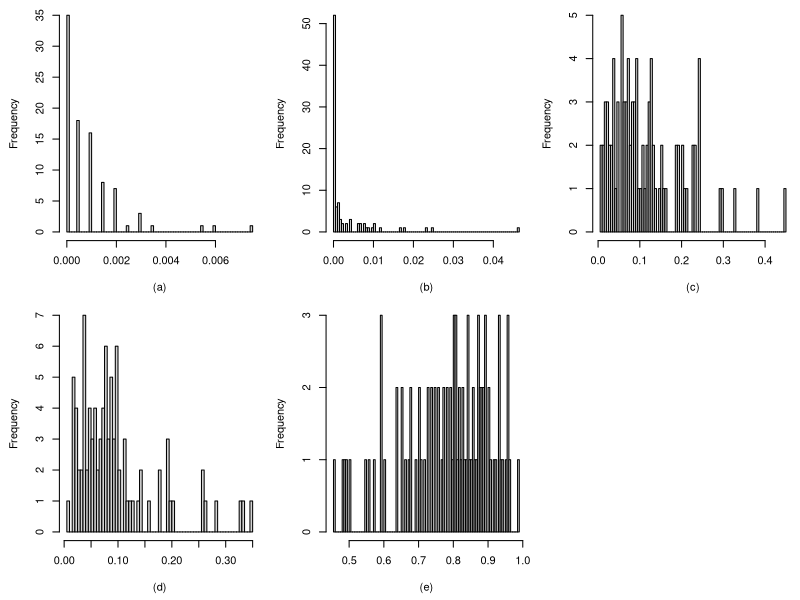

Reproduce this figure in R. (Note: this script raises an error after producing the figure.)
##########################################################
##Input data
##########################################################

library(readxl)
microdata <- read_excel("microbiome_data.xlsx")
View(microdata)
countdata=as.matrix(microdata[,12:31])

#sample size
n=92

#dimension
p=20

#calculate totals
tot=matrix(0,n,1)
for (j in 1:p)
{
 tot=tot+countdata[,j]
}
tot=as.vector(tot)

#proportion data
prop=countdata
for (j in 1:n)
{
	prop[j,]=countdata[j,]/tot[j]
}


##########################################################
##Calculate summary statistics
##########################################################


#means (relative abundances):
mprop=matrix(0,1,p)
for (j in 1:p)
{
	mprop[1,j]=mean(prop[,j])
}
#Actinobacteria: 
mprop[2]
#Proteobacteria:
mprop[13]
#TM7
mprop[16]
#Cyanobacteria/Chloroplast 
mprop[5]

#proportion of zeros in each category
pzero=matrix(0,1,p)
for (j in 1:p)
{
	for (k in 1:n)
	{
		if (countdata[k,j]==0){pzero[1,j]=pzero[1,j]+1}
	}
}
pzero=pzero/n
#Actinobacteria: 
pzero[2]
#Proteobacteria:
pzero[13]
#TM7:
pzero[16]
#Cyanobacteria/Chloroplast:
pzero[5]


##########################################################
##Reduce dimensions to p=5
##########################################################


#calculate 5D dataset
comb=matrix(0,n,5)
comb[,1]=prop[,"TM7"]
comb[,2]=prop[,"Cyanobacteria/Chloroplast"]
comb[,3]=prop[,"Actinobacteria"]
comb[,4]=prop[,"Proteobacteria"]
comb[,5]=abs(1-comb[,1]-comb[,2]-comb[,4]-comb[,3])
propreal=comb


#dimension
p=5

##########################################################
##Histograms: Figure 3 in the article
#########################################################

par(mfrow = c(2,3),mar=c(4.5,4.5,0.5,0.5),cex.axis=1.0)
hist(propreal[,1],nclass=100,main="",xlab="(a)")
hist(propreal[,2],nclass=100,main="",xlab="(b)")
hist(propreal[,3],nclass=100,main="",xlab="(c)")
hist(propreal[,4],nclass=100,main="",xlab="(d)")
hist(propreal[,5],nclass=100,main="",xlab="(e)")
#dev.off()



####################################################################
##Score matching estimator plus standard errors: Table 4
####################################################################

#set beta (this is fixed here)
beta0=matrix(0,p,1)
beta0[1]=-0.8
beta0[2]=-0.85
beta0[3]=0
beta0[4]=-0.2
beta0[5]=0

#a_c for h function:
acut=0.01

#calculate scoring estimate:
estimator=estimator1(propreal,acut,1)
estimate1=estimator$estimator1
print(estimate1)

#estimate of W matrix
W_est=estimator$W_est

#standard errors
std1=estimator1SE(propreal,acut,estimate1,W_est,1)
print(std1)

#estimated parameters
ALs=matrix(0,p-1,p-1)
bL=matrix(0,p-1,1)
sp=p-1
xx=c(1:sp)
ind=combn(xx, 2, FUN = NULL, simplify = TRUE)
qind=length(ind[1,])
for (j in 1:sp)
{
	ALs[j,j]=estimate1[j]
}
true2=estimate1[p:sum(qind,sp)]
for (j in 1:qind)
{
	ALs[ind[1,j],ind[2,j]]=true2[j]
	ALs[ind[2,j],ind[1,j]]=true2[j]
}
bnum=sum(qind,sp,1)
btot=sum(qind,sp,sp)
k=1
for (j in bnum:btot)
{
	bL[k]=estimate1[j]
	k=k+1
}

#values in Table 4 in the article:
signif(ALs,6)
signif(bL,6)
signif(estimate1/std1,3)


####################################################################
##Score matching estimator plus standard errors: Table 3
####################################################################


#calculate scoring estimate:
estimator=estimator1(propreal,acut,0)
estimate1=estimator$estimator1
print(estimate1)

#estimate of W matrix
W_est=estimator$W_est

#standard errors
std1=estimator1SE(propreal,acut,estimate1,W_est,0)
print(std1)

#estimated parameters
ALs=matrix(0,p-1,p-1)
bL=matrix(0,p-1,1)
sp=p-1
xx=c(1:sp)
ind=combn(xx, 2, FUN = NULL, simplify = TRUE)
qind=length(ind[1,])
for (j in 1:sp)
{
	ALs[j,j]=estimate1[j]
}
true2=estimate1[p:sum(qind,sp)]
for (j in 1:qind)
{
	ALs[ind[1,j],ind[2,j]]=true2[j]
	ALs[ind[2,j],ind[1,j]]=true2[j]
}


#values in Table 3 in the article:
signif(ALs,6)
signif(estimate1/std1,3)



####################################################################
##Model diagnostics
####################################################################

#sample size
n=100000

#set seed
set.seed(1)


#simulate sample from the fitted PPI model
samp1=rhybrid(n,p,beta0,ALs,bL,0.2)

#maxden is the constant log(C) in Appendix A.1.3. Need to run the sampler 
#a few times to check that it is an appropriate upper bound. 
maxden=samp1$maxden
print(maxden)

#simulated sample:
samp3=samp1$samp3


#rounding simulated data
samp4=round(2000*samp3,0)/2000
samp3=samp4


#Figure 4 in article
par(mfrow = c(2,3),mar=c(4.5,4.5,0.5,0.5),cex.axis=1.5)
qqplot(propreal[,1],samp3[,1],xlab="(a)",ylab="")
qqplot(propreal[,2],samp3[,2],xlab="(b)",ylab="")
qqplot(propreal[,3],samp3[,3],xlab="(c)",ylab="")
qqplot(propreal[,4],samp3[,4],xlab="(d)",ylab="")
plot(propreal[,1],propreal[,3],xlab="(e)",ylab="")
plot(samp3[1:1000,1],samp3[1:1000,3],cex=1,xlab="(f)",ylab="")
#dev.off()


#fit a 5D Dirichlet, simulate and then round
alpha_dir=dirichmom(propreal)
dirfit=rdirichlet(n, alpha_dir)
dirfit2=round(2000*dirfit,0)/2000
dirfit=dirfit2


#Table 5 in the article
ks.test(samp3[,1],propreal[,1])
ks.test(dirfit[,1],propreal[,1])
ks.test(samp3[,2],propreal[,2])
ks.test(dirfit[,2],propreal[,2])
ks.test(samp3[,3],propreal[,3])
ks.test(dirfit[,3],propreal[,3])
ks.test(samp3[,4],propreal[,4])
ks.test(dirfit[,4],propreal[,4])
ks.test(samp3[,5],propreal[,5])
ks.test(dirfit[,5],propreal[,5])


#Table 6 in the article
mean(propreal[,1])
mean(samp3[,1])
mean(dirfit[,1])
mean(propreal[,2])
mean(samp3[,2])
mean(dirfit[,2])
mean(propreal[,3])
mean(samp3[,3])
mean(dirfit[,3])
mean(propreal[,4])
mean(samp3[,4])
mean(dirfit[,4])
mean(propreal[,5])
mean(samp3[,5])
mean(dirfit[,5])
sd(propreal[,1])
sd(samp3[,1])
sd(dirfit[,1])
sd(propreal[,2])
sd(samp3[,2])
sd(dirfit[,2])
sd(propreal[,3])
sd(samp3[,3])
sd(dirfit[,3])
sd(propreal[,4])
sd(samp3[,4])
sd(dirfit[,4])
sd(propreal[,5])
sd(samp3[,5])
sd(dirfit[,5])


